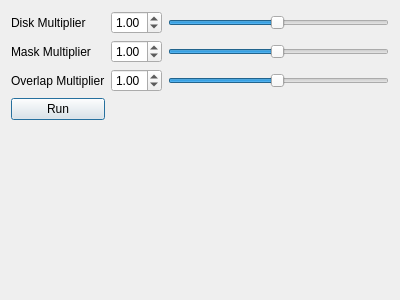
<?xml version="1.0" encoding="UTF-8"?>
<ui version="4.0">
 <class>Dialog</class>
 <widget class="QDialog" name="Dialog">
  <property name="geometry">
   <rect>
    <x>0</x>
    <y>0</y>
    <width>400</width>
    <height>300</height>
   </rect>
  </property>
  <property name="windowTitle">
   <string>AutoPick Controls</string>
  </property>
  <layout class="QGridLayout" name="gridLayout">
   <item row="0" column="0">
    <widget class="QLabel" name="label">
     <property name="text">
      <string>Disk Multiplier</string>
     </property>
    </widget>
   </item>
   <item row="0" column="1">
    <widget class="QDoubleSpinBox" name="diskDoubleSpinBox">
     <property name="minimum">
      <double>0.010000000000000</double>
     </property>
     <property name="maximum">
      <double>2.000000000000000</double>
     </property>
     <property name="singleStep">
      <double>0.100000000000000</double>
     </property>
     <property name="value">
      <double>1.000000000000000</double>
     </property>
    </widget>
   </item>
   <item row="0" column="2">
    <widget class="QSlider" name="diskHorizontalSlider">
     <property name="minimum">
      <number>1</number>
     </property>
     <property name="maximum">
      <number>100</number>
     </property>
     <property name="value">
      <number>50</number>
     </property>
     <property name="orientation">
      <enum>Qt::Horizontal</enum>
     </property>
    </widget>
   </item>
   <item row="1" column="0">
    <widget class="QLabel" name="label_2">
     <property name="text">
      <string>Mask Multiplier</string>
     </property>
    </widget>
   </item>
   <item row="1" column="1">
    <widget class="QDoubleSpinBox" name="maskDoubleSpinBox">
     <property name="minimum">
      <double>0.100000000000000</double>
     </property>
     <property name="maximum">
      <double>2.000000000000000</double>
     </property>
     <property name="singleStep">
      <double>0.100000000000000</double>
     </property>
     <property name="value">
      <double>1.000000000000000</double>
     </property>
    </widget>
   </item>
   <item row="1" column="2">
    <widget class="QSlider" name="maskHorizontalSlider">
     <property name="minimum">
      <number>1</number>
     </property>
     <property name="maximum">
      <number>100</number>
     </property>
     <property name="value">
      <number>50</number>
     </property>
     <property name="orientation">
      <enum>Qt::Horizontal</enum>
     </property>
    </widget>
   </item>
   <item row="2" column="0">
    <widget class="QLabel" name="label_3">
     <property name="text">
      <string>Overlap Multiplier</string>
     </property>
    </widget>
   </item>
   <item row="2" column="1">
    <widget class="QDoubleSpinBox" name="overlapDoubleSpinBox">
     <property name="minimum">
      <double>0.010000000000000</double>
     </property>
     <property name="maximum">
      <double>2.000000000000000</double>
     </property>
     <property name="singleStep">
      <double>0.100000000000000</double>
     </property>
     <property name="value">
      <double>1.000000000000000</double>
     </property>
    </widget>
   </item>
   <item row="2" column="2">
    <widget class="QSlider" name="overlapHorizontalSlider">
     <property name="minimum">
      <number>1</number>
     </property>
     <property name="maximum">
      <number>100</number>
     </property>
     <property name="value">
      <number>50</number>
     </property>
     <property name="orientation">
      <enum>Qt::Horizontal</enum>
     </property>
    </widget>
   </item>
   <item row="4" column="1">
    <spacer name="verticalSpacer">
     <property name="orientation">
      <enum>Qt::Vertical</enum>
     </property>
     <property name="sizeHint" stdset="0">
      <size>
       <width>20</width>
       <height>40</height>
      </size>
     </property>
    </spacer>
   </item>
   <item row="3" column="0">
    <widget class="QPushButton" name="pushButton">
     <property name="text">
      <string>Run</string>
     </property>
     <property name="icon">
      <iconset resource="../../../../docs/images/icons/icons.qrc">
       <normaloff>:/mini/mini/control_play_blue.png</normaloff>:/mini/mini/control_play_blue.png</iconset>
     </property>
    </widget>
   </item>
  </layout>
 </widget>
 <resources>
  <include location="../../../../docs/images/icons/icons.qrc"/>
 </resources>
 <connections/>
</ui>
